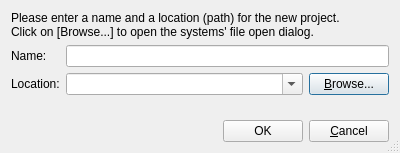
<?xml version="1.0" encoding="UTF-8"?>
<ui version="4.0">
 <class>NewProjectDialog</class>
 <widget class="QDialog" name="NewProjectDialog">
  <property name="geometry">
   <rect>
    <x>0</x>
    <y>0</y>
    <width>400</width>
    <height>153</height>
   </rect>
  </property>
  <property name="windowTitle">
   <string>New Project</string>
  </property>
  <property name="locale">
   <locale language="English" country="UnitedKingdom"/>
  </property>
  <property name="sizeGripEnabled">
   <bool>true</bool>
  </property>
  <layout class="QGridLayout" name="gridLayout">
   <item row="2" column="1">
    <widget class="QLabel" name="locationLabel">
     <property name="text">
      <string>Location:</string>
     </property>
    </widget>
   </item>
   <item row="1" column="1">
    <widget class="QLabel" name="nameLabel">
     <property name="text">
      <string>Name:</string>
     </property>
    </widget>
   </item>
   <item row="2" column="4">
    <widget class="QPushButton" name="browseButton">
     <property name="text">
      <string>&amp;Browse...</string>
     </property>
    </widget>
   </item>
   <item row="1" column="2" colspan="3">
    <widget class="QLineEdit" name="nameEdit"/>
   </item>
   <item row="3" column="1" colspan="4">
    <spacer name="verticalSpacer">
     <property name="orientation">
      <enum>Qt::Vertical</enum>
     </property>
     <property name="sizeHint" stdset="0">
      <size>
       <width>20</width>
       <height>40</height>
      </size>
     </property>
    </spacer>
   </item>
   <item row="0" column="1" colspan="4">
    <widget class="QLabel" name="helpText">
     <property name="text">
      <string>&lt;html&gt;&lt;head/&gt;&lt;body&gt;&lt;p&gt;Please enter a name and a location (path) for the new project.&lt;br/&gt;Click on [Browse...] to open the systems' file open dialog.&lt;/p&gt;&lt;/body&gt;&lt;/html&gt;</string>
     </property>
    </widget>
   </item>
   <item row="4" column="3">
    <widget class="QPushButton" name="acceptButton">
     <property name="text">
      <string>OK</string>
     </property>
    </widget>
   </item>
   <item row="4" column="4">
    <widget class="QPushButton" name="cancelButton">
     <property name="text">
      <string>&amp;Cancel</string>
     </property>
    </widget>
   </item>
   <item row="4" column="2">
    <spacer name="horizontalSpacer">
     <property name="orientation">
      <enum>Qt::Horizontal</enum>
     </property>
     <property name="sizeHint" stdset="0">
      <size>
       <width>40</width>
       <height>20</height>
      </size>
     </property>
    </spacer>
   </item>
   <item row="2" column="2" colspan="2">
    <widget class="QComboBox" name="locationEdit">
     <property name="editable">
      <bool>true</bool>
     </property>
     <property name="insertPolicy">
      <enum>QComboBox::InsertAtTop</enum>
     </property>
    </widget>
   </item>
  </layout>
 </widget>
 <resources/>
 <connections>
  <connection>
   <sender>acceptButton</sender>
   <signal>clicked()</signal>
   <receiver>NewProjectDialog</receiver>
   <slot>accept()</slot>
   <hints>
    <hint type="sourcelabel">
     <x>272</x>
     <y>132</y>
    </hint>
    <hint type="destinationlabel">
     <x>199</x>
     <y>76</y>
    </hint>
   </hints>
  </connection>
  <connection>
   <sender>cancelButton</sender>
   <signal>clicked()</signal>
   <receiver>NewProjectDialog</receiver>
   <slot>reject()</slot>
   <hints>
    <hint type="sourcelabel">
     <x>353</x>
     <y>132</y>
    </hint>
    <hint type="destinationlabel">
     <x>199</x>
     <y>76</y>
    </hint>
   </hints>
  </connection>
 </connections>
</ui>
